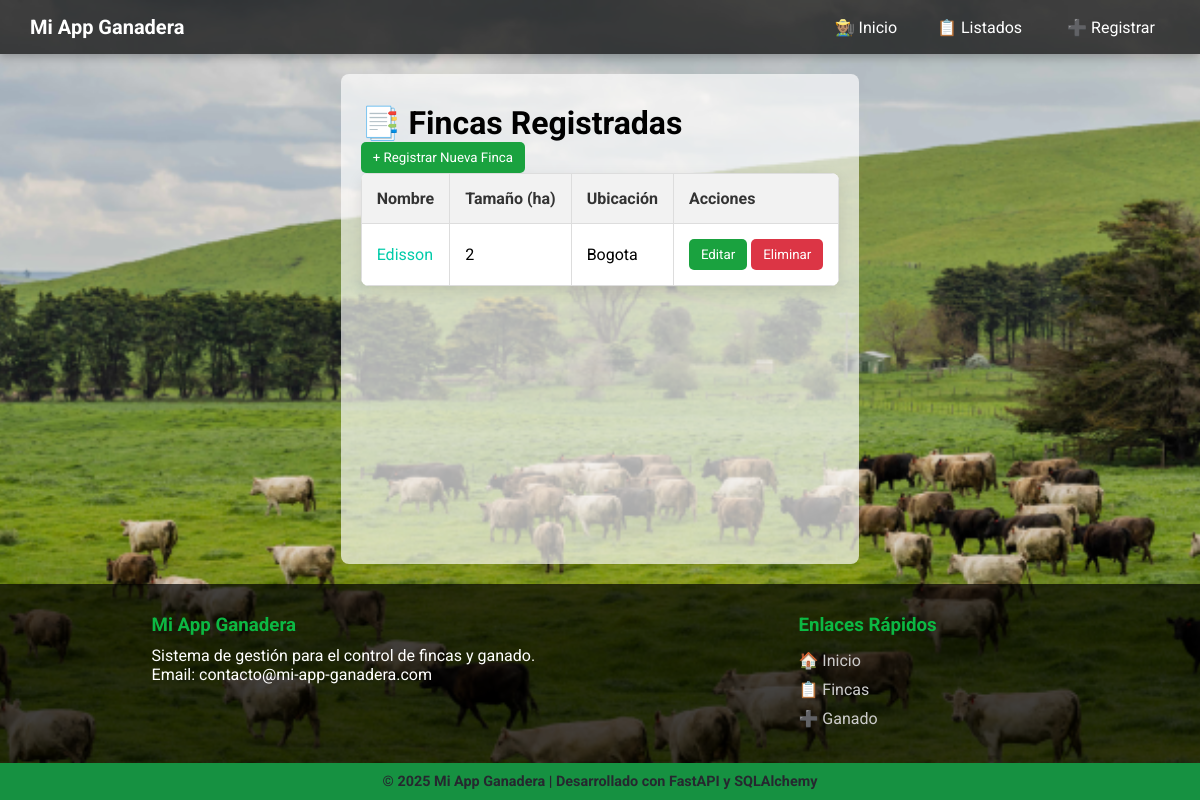
The app's page /fincas/lista, older data.
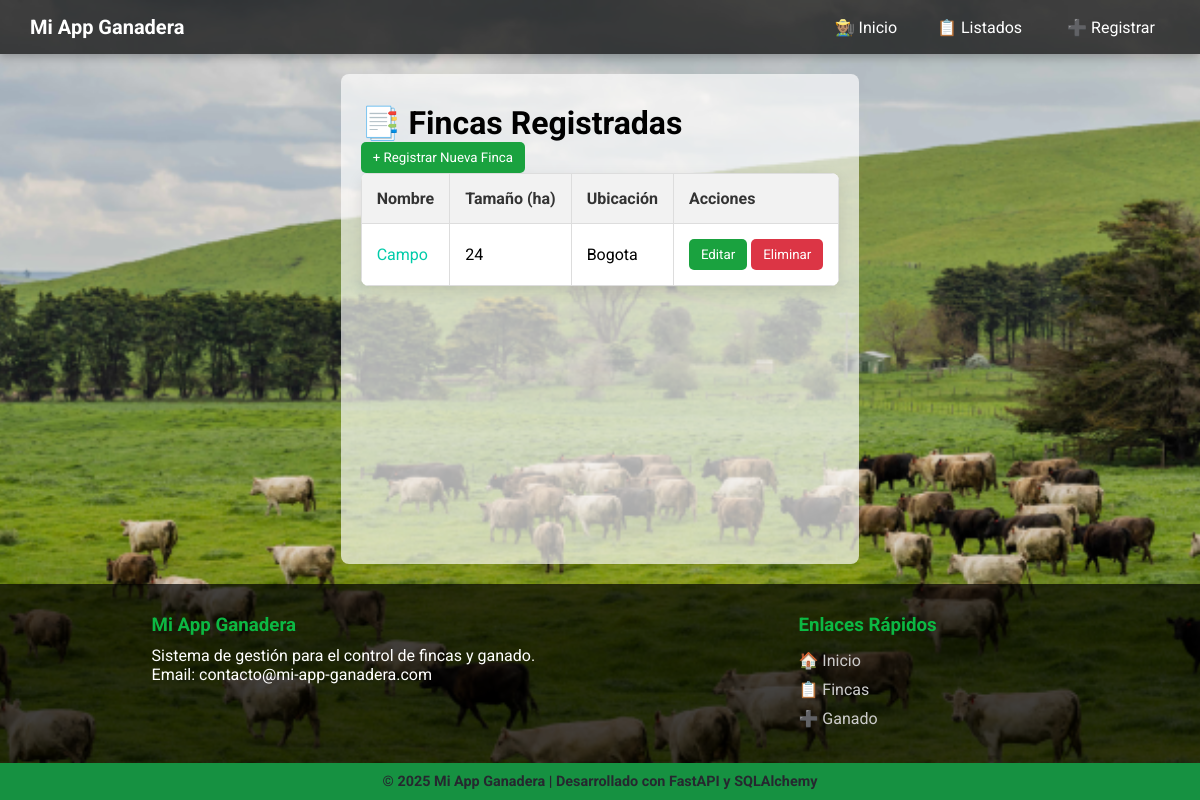
The same page, newer data.
### models.py (models this page shows)
class Finca(Base):
    __tablename__ = "fincas"
    id = Column(Integer, primary_key=True, index=True)
    nombre = Column(String(100), nullable=False)
    tamaño = Column(Integer, nullable=False)
    ubicacion = Column(String(200), nullable=False)
    fecha_creacion = Column(DateTime, default=datetime.utcnow)
    ganados = relationship(
        "Ganado",
        back_populates="finca",
        cascade="all, delete-orphan"
    )

### routers/finca.py (the view)
@router.get("/lista")
async def listar_fincas_view(request: Request, db: Session = Depends(get_db)):
    fincas = db.query(models.Finca).all()
    return templates.TemplateResponse(
        "finca/lista_fincas.html",
        {"request": request, "fincas": fincas}
    )

### templates/finca/lista_fincas.html (shortened to what this page needs)
{% extends "base.html" %}
{% block content %}
    <h1 style="margin-top: 10px;">📑 Fincas Registradas</h1>
    <p><a href="/fincas/crear"><button>+ Registrar Nueva Finca</button></a></p>
    <table>
        <thead>
            <tr>
                <th>Nombre</th>
                <th>Tamaño (ha)</th>
                <th>Ubicación</th>
                <th>Acciones</th>
            </tr>
        </thead>
        <tbody>
            {% if fincas %}
                {% for finca in fincas %}
                    <tr id="finca-{{ finca.id }}">
                        <td><a href="/fincas/{{ finca.id }}" style="color: #00cba9; text-decoration: none;">{{ finca.nombre }}</a></td>
                        <td>{{ finca.tamaño }}</td>
                        <td>{{ finca.ubicacion }}</td>
                        <td>
                            <button onclick="window.location.href='/fincas/editar/{{ finca.id }}'">Editar</button>
                            <button class="btn-eliminar" data-id="{{ finca.id }}" style="background-color: #dc3545;">Eliminar</button>
                        </td>
                    </tr>
                {% endfor %}
            {% else %}
                <tr>
                    <td colspan="4" style="text-align: center;">Aún no hay fincas registradas.</td>
                </tr>
            {% endif %}
        </tbody>
    </table>
{% endblock %}

### templates/base.html (shortened to what this page needs)
<!DOCTYPE html>
<html lang="es">
<head>
    <link rel="stylesheet" href="/static/css/styles.css">
</head>
<body>
<nav class="navbar">
    <div class="logo">Mi App Ganadera</div>
    <ul class="nav-links">
        <li><a href="/"> 👨🏽‍🌾 Inicio</a></li>
        <li class="dropdown">
            <a href="#" class="dropbtn"> 📋 Listados </a>
        </li>
        <li class="dropdown">
            <a href="#" class="dropbtn">➕ Registrar </a>
        </li>
    </ul>
</nav>
<div class="container">
    {% block content %}{% endblock %}
</div>
<footer class="main-footer">
    <div class="footer-content">
        <div class="footer-section about">
            <h3>Mi App Ganadera</h3>
            <p>Sistema de gestión para el control de fincas y ganado.</p>
            <p>Email: contacto@mi-app-ganadera.com</p>
        </div>
        <div class="footer-section links">
            <h3>Enlaces Rápidos</h3>
            <ul>
                <li><a href="/">🏠 Inicio</a></li>
                <li><a href="/fincas/lista">📋 Fincas</a></li>
                <li><a href="/ganado/lista">➕ Ganado</a></li>
            </ul>
        </div>
    </div>
    <div class="footer-bottom">
        &copy; 2025 Mi App Ganadera | Desarrollado con FastAPI y SQLAlchemy
    </div>
</footer>
</body>
</html>

### static/css/styles.css (style rules this page uses)
* { margin: 0; padding: 0; box-sizing: border-box; font-family: 'Roboto', sans-serif; }
html, body { height: 100%; margin: 0; }
body { display: flex; flex-direction: column; min-height: 100vh; background-color: #dcdcdc; }
.container { flex: 1; padding: 30px; }
.navbar { background-color: #26282f; padding: 15px 30px; display: flex; justify-content: space-between; align-items: center; box-shadow: 0 2px 10px rgba(0,0,0,0.3); }
.navbar .logo { color: #ffffff; text-decoration: none; font-weight: bold; font-size: 20px; }
.nav-links { list-style: none; display: flex; gap: 20px; }
.nav-links > li > a { color: #ffffff; text-decoration: none; font-size: 16px; transition: color 0.3s; padding: 0 10px; display: block; }
.dropdown { position: relative; padding: 0; }
.dropbtn { display: block; text-decoration: none; color: #ffffff; transition: color 0.3s; }
table { width: 100%; border-collapse: collapse; background: white; box-shadow: 0 5px 15px rgba(0,0,0,0.1); border-radius: 8px; overflow: hidden; }
table th, table td { padding: 15px; border: 1px solid #ddd; text-align: left; }
table th { background: #f2f2f2; color: #333; font-weight: bold; }
button, input[type="submit"] { background: #1aa23f; color: white; padding: 8px 12px; border: none; cursor: pointer; border-radius: 5px; transition: background-color 0.3s; }
.main-footer { background: #ffffff; color: #ffffff; flex-shrink: 0; width: 100%; }
.footer-content { display: flex; justify-content: space-around; flex-wrap: wrap; max-width: 1200px; margin: 0 auto; padding: 20px; }
.footer-section { min-width: 250px; margin: 10px 0; }
.footer-section h3 { color: #0cb843; margin-bottom: 10px; }
.footer-section ul { list-style: none; padding: 0; }
.footer-section a { color: #ccc; text-decoration: none; display: block; padding: 5px 0; transition: color 0.3s; }
.footer-bottom { background: #169141; color: #26282f; padding: 10px 0; text-align: center; font-weight: bold; font-size: 0.9em; }

### templates/base.html (style rules this page uses)
body { margin: 0; font-family: 'Roboto', sans-serif; min-height: 100vh; background-image: url('/static/img/fondo.png'); background-size: cover; background-position: center; background-repeat: no-repeat; background-attachment: fixed; }
.container { background-color: rgba(255, 255, 255, 0.667); padding: 20px; border-radius: 8px; margin: 20px auto; }
.navbar, .main-footer { background-color: rgba(0,0,0,0.7); }

Row changes from the older to the newer data that the page shows:
changed Finca "Bogota": nombre "Edisson" → "Campo"; tamaño "2" → "24"
